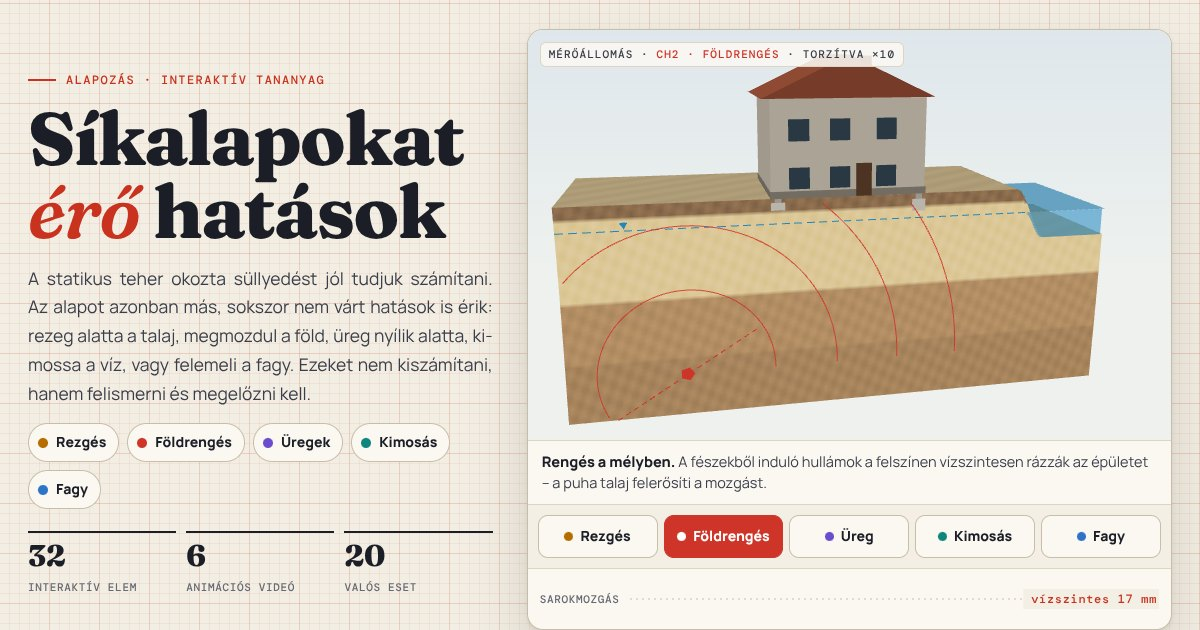
#> input picture img/og.jpg, 1200 x 630 px
$ python sheet.py ../../img/og.jpg ../../img/og.jpg 5 1.0
#> lines starting #> are read from the running program, lines starting #| are printed output that depends on the picture
import sys, glob
from PIL import Image
# sheet.py "glob" out cols [scale]
fs = sorted(glob.glob(sys.argv[1])); out = sys.argv[2]; cols = int(sys.argv[3]); sc = float(sys.argv[4]) if len(sys.argv) > 4 else 1
ims = [Image.open(f) for f in fs]
#> ims = 1 item
ims = [im.resize((int(im.width*sc), int(im.height*sc))) for im in ims]
w, h = ims[0].size; rows = (len(ims)+cols-1)//cols
#> after `w, h = ims[0].size`: w = 1200; h = 630
#> after `rows = (len(ims) + cols - 1) // cols`: rows = 1
o = Image.new('RGB', (w*cols + 8*(cols-1), h*rows + 8*(rows-1)), '#888')
#> o: PIL image 6032x630 RGB; every value is 136
for k, im in enumerate(ims): o.paste(im, ((k % cols)*(w+8), (k//cols)*(h+8)))
#> this loop made 1 pass
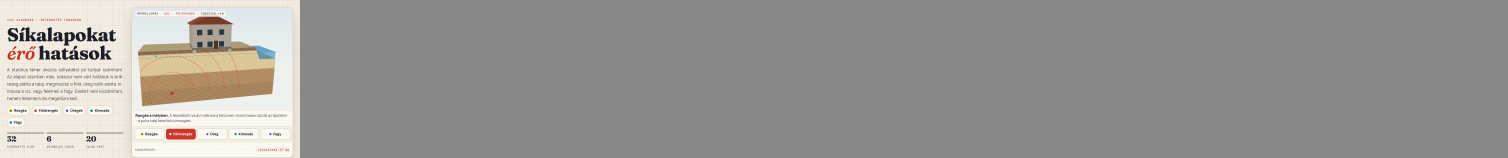
#> o: PIL image 6032x630 RGB (shown at 1/4 size); mean R, G, B 152.6, 150.8, 148.4
o.save(out, quality=80); print(out, o.size)
#| ../../img/og.jpg (6032, 630)
